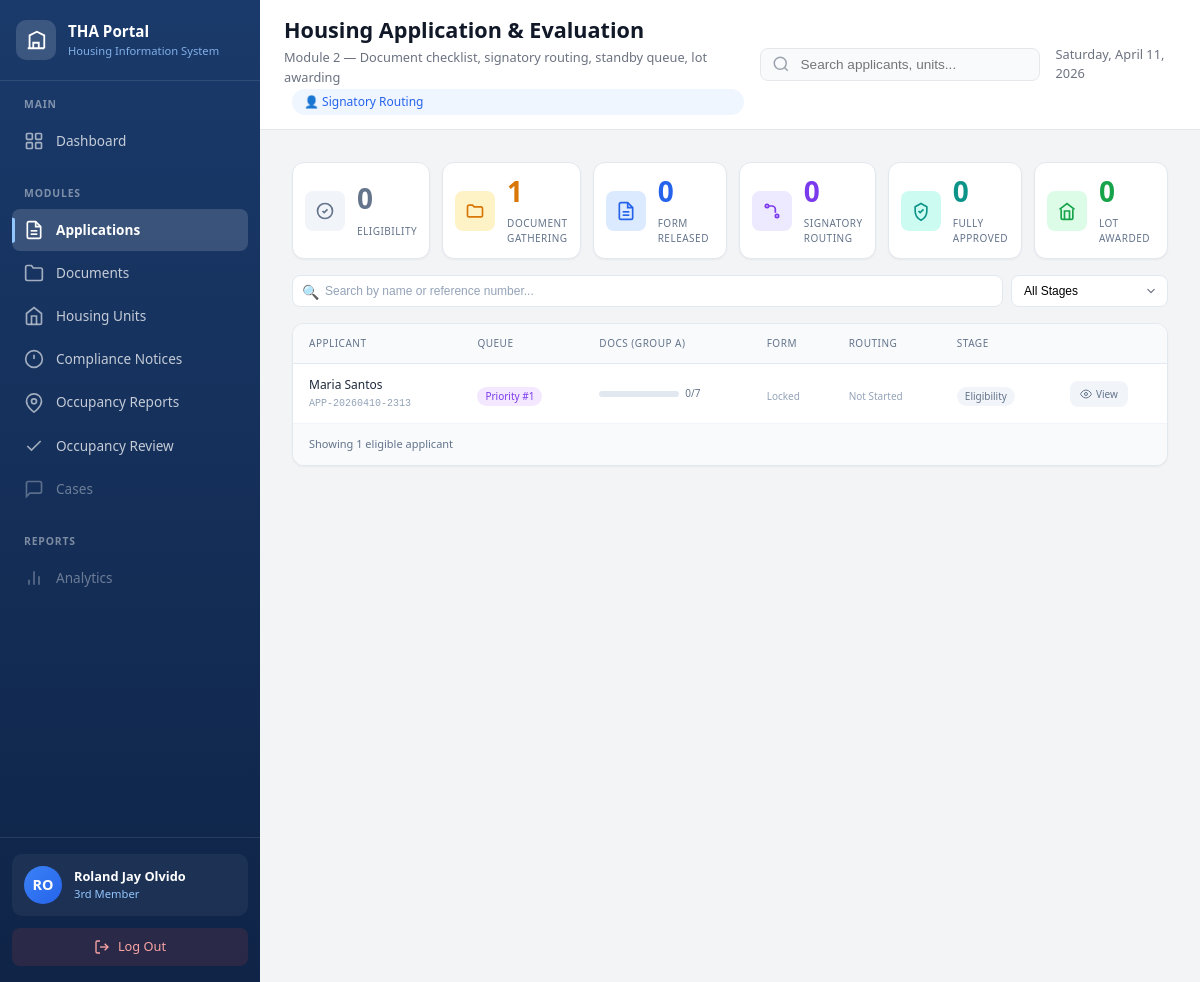
The app's page /applications/staff/ (signed in), older data.
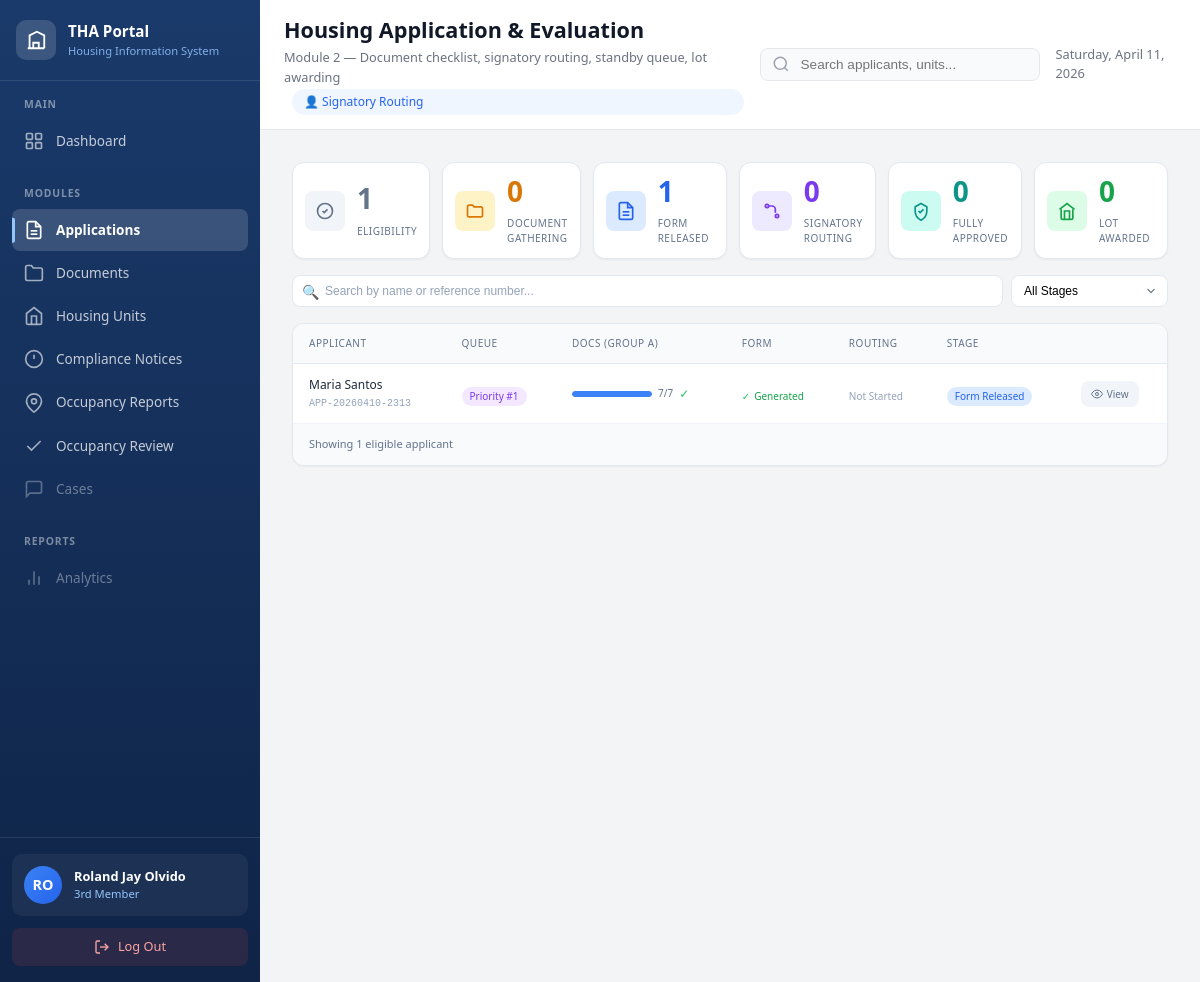
The same page, newer data.
### intake/models.py (models this page shows, shortened)
class Applicant(models.Model):
    CHANNEL_CHOICES = [
        ('landowner', 'Channel A - Landowner Submission'),
        ('danger_zone', 'Channel B - Danger Zone Walk-in'),
        ('walk_in', 'Channel C - Regular Walk-in'),
    ]
    STATUS_CHOICES = [
        ('pending', 'Pending Eligibility Check'),
        ('pending_cdrrmo', 'Pending CDRRMO Certification'),
        ('eligible', 'Eligible - In Queue'),
        ('disqualified', 'Disqualified'),
        ('requirements', 'Submitting Requirements'),
        ('application', 'Application In Progress'),
        ('standby', 'Fully Approved - Standby'),
        ('awarded', 'Lot Awarded'),
        ('blacklisted', 'Blacklisted'),
    ]
    id = models.UUIDField(primary_key=True, default=uuid.uuid4, editable=False)
    reference_number = models.CharField(max_length=20, unique=True, editable=False)
    full_name = models.CharField(max_length=255, verbose_name="Full Name")
    date_of_birth = models.DateField(null=True, blank=True)
    phone_number = models.CharField(max_length=20, blank=True, verbose_name="Contact Number")
    barangay = models.ForeignKey(
        Barangay,
        on_delete=models.PROTECT,
        related_name='applicants',
        verbose_name="Barangay of Origin"
    )
    current_address = models.TextField(verbose_name="Current Address/Location")
    years_residing = models.PositiveIntegerField(
        default=0,
        verbose_name="Years at Current Location"
    )
    monthly_income = models.DecimalField(
        max_digits=10,
        decimal_places=2,
        verbose_name="Monthly Household Income (₱)",
        validators=[MinValueValidator(0)]
    )
    household_size = models.PositiveIntegerField(
        default=1,
        verbose_name="Declared Household Size",
        help_text="Number of household members as declared during registration"
    )
    channel = models.CharField(max_length=20, choices=CHANNEL_CHOICES)
    status = models.CharField(max_length=20, choices=STATUS_CHOICES, default='pending')
    danger_zone_type = models.CharField(
        max_length=50,
        blank=True,
        verbose_name="Type of Danger Zone",
        help_text="flood_prone, landslide, storm_surge, river_bank, cliff_edge, coastal, other"
    )
    danger_zone_location = models.CharField(
        max_length=255,
        blank=True,
        verbose_name="Specific Danger Zone Location"
    )
    isf_record = models.OneToOneField(
        ISFRecord,
        on_delete=models.SET_NULL,
        null=True,
        blank=True,
        related_name='applicant_profile',
        help_text="Links to original ISF record if from landowner submission"
    )
    has_property_in_talisay = models.BooleanField(
        default=False,
        verbose_name="Owns Property in Talisay City"
    )
    disqualification_reason = models.TextField(blank=True)
    registered_by = models.ForeignKey(
        settings.AUTH_USER_MODEL,
        on_delete=models.SET_NULL,
        null=True,
        related_name='registered_applicants'
    )
    eligibility_checked_by = models.ForeignKey(
        settings.AUTH_USER_MODEL,
        on_delete=models.SET_NULL,
        null=True,
        blank=True,
        related_name='eligibility_checked_applicants'
    )
    doc_brgy_residency = models.BooleanField(default=False, verbose_name="Brgy. Certificate of Residency")
    doc_brgy_indigency = models.BooleanField(default=False, verbose_name="Brgy. Certificate of Indigency")
    doc_cedula = models.BooleanField(default=False, verbose_name="Cedula")
    doc_police_clearance = models.BooleanField(default=False, verbose_name="Police Clearance")
    doc_no_property = models.BooleanField(default=False, verbose_name="Certificate of No Property")
    doc_2x2_picture = models.BooleanField(default=False, verbose_name="2x2 Picture")
    doc_sketch_location = models.BooleanField(default=False, verbose_name="Sketch of House Location")
    registration_sms_sent = models.BooleanField(default=False, verbose_name="Registration SMS Sent")
    eligibility_sms_sent = models.BooleanField(default=False, verbose_name="Eligibility SMS Sent")
    created_at = models.DateTimeField(auto_now_add=True)
    updated_at = models.DateTimeField(auto_now=True)
    eligibility_checked_at = models.DateTimeField(null=True, blank=True)
    class Meta:
        ordering = ['created_at']
        verbose_name = "Applicant"
        verbose_name_plural = "Applicants"

### applications/views.py (the view, shortened to what this page needs)
# urls.py: path('staff/', views.applications_list, name='applications_list'),
@login_required
def applications_list(request):
    allowed_positions = ['fourth_member', 'third_member', 'second_member', 'fifth_member', 'oic', 'head']
    if request.user.position not in allowed_positions:
        messages.error(request, 'Access denied. Module 2 is for authorized staff only.')
        return redirect('accounts:dashboard')
    permissions = get_module2_permissions(request.user)
    applicants = Applicant.objects.filter(
        status__in=['eligible', 'requirements', 'application', 'standby', 'awarded']
    ).select_related('application').prefetch_related(
        'requirement_submissions',
        'requirement_submissions__requirement',
        Prefetch(
            'application__routing_steps',
            queryset=SignatoryRouting.objects.order_by('action_at')
        )
    ).order_by('-created_at')
    requirements = Requirement.objects.filter(is_active=True).order_by('group', 'order')
    group_a_requirements = requirements.filter(group='A')
    group_b_requirements = requirements.filter(group='B')
    stage_counts = {
        'eligibility': applicants.filter(
            Q(application__isnull=True) | Q(application__status='draft')
        ).filter(
            requirement_submissions__status='verified'
        ).distinct().count(),
        'document_gathering': applicants.filter(
            application__isnull=True
        ).count(),
        'form_released': applicants.filter(
            application__status__in=['draft', 'completed']
        ).count(),
        'signatory_routing': applicants.filter(
            application__status='routing'
        ).count(),
        'fully_approved': applicants.filter(
            application__status__in=['oic_signed', 'head_signed', 'standby']
        ).count(),
        'lot_awarded': applicants.filter(
            application__status='awarded'
        ).count(),
    }
    delayed_routings = SignatoryRouting.objects.filter(
        action_at__lt=timezone.now() - timezone.timedelta(days=3)
    ).exclude(
        application__routing_steps__step='signed_head'
    ).select_related('application', 'application__applicant')
    applicants_data = []
    for applicant in applicants:
        group_a_verified = applicant.requirement_submissions.filter(
            requirement__group='A',
            status='verified'
        ).count()
        can_generate_form = group_a_verified >= 7
        application = getattr(applicant, 'application', None)
        application_status = application.status if application else None
        if application and application.status == 'awarded':
            current_stage = 'Lot Awarded'
        elif application and application.status in ['head_signed', 'standby']:
            current_stage = 'Fully Approved'
        elif application and application.status in ['routing', 'oic_signed']:
            current_stage = 'Signatory Routing'
        elif application and application.status in ['draft', 'completed']:
            current_stage = 'Form Released'
        elif group_a_verified > 0:
            current_stage = 'Document Gathering'
        else:
            current_stage = 'Eligibility'
        routing_status = 'Not Started'
        latest_routing_step = None
        if application:
            latest_routing = application.routing_steps.last()
            if latest_routing:
                latest_routing_step = latest_routing.step
                if latest_routing.step == 'signed_head':
                    routing_status = 'Completed'
                else:
                    routing_status = 'In Progress'
        is_delayed = False
        delayed_at = None
        if application:
            for step in application.routing_steps.all():
                if step.is_delayed:
                    is_delayed = True
                    delayed_at = step.get_step_display()
                    break
        user_actions = []
        if permissions['can_verify_documents'] and not application:
            user_actions.append('verify_docs')
        if permissions['can_generate_form'] and can_generate_form and not application:
            user_actions.append('generate_form')
        if permissions['can_receive_routing'] and application and application.status == 'completed':
            user_actions.append('receive_routing')
        if permissions['can_forward_routing'] and application and latest_routing_step == 'received':
            user_actions.append('forward_to_oic')
        if permissions['can_sign_oic'] and application and latest_routing_step == 'forwarded_oic':
            user_actions.append('sign_oic')
        if permissions['can_forward_routing'] and application and latest_routing_step == 'signed_oic':
            user_actions.append('forward_to_head')
        if permissions['can_sign_head'] and application and latest_routing_step == 'forwarded_head':
            user_actions.append('sign_head')
        if permissions['can_award_lot'] and application and application.status in ['head_signed', 'standby']:
            user_actions.append('award_lot')
        if permissions['can_manage_electricity'] and application and application.status == 'awarded':
            user_actions.append('manage_electricity')
        applicants_data.append({
            'applicant': applicant,
            'application': application,
            'group_a_verified': group_a_verified,
            'can_generate_form': can_generate_form,
            'form_generated': application is not None,
            'current_stage': current_stage,
            'routing_status': routing_status,
            'latest_routing_step': latest_routing_step,
            'is_delayed': is_delayed,
            'delayed_at': delayed_at,
            'user_actions': user_actions,
        })
    filter_stage = request.GET.get('stage', 'all')
    search = request.GET.get('search', '')
    if search:
        applicants_data = [
            a for a in applicants_data
            if search.lower() in a['applicant'].full_name.lower() or
               search.lower() in a['applicant'].reference_number.lower()
        ]
    context = {
        'applicants_data': applicants_data,
        'stage_counts': stage_counts,
        'requirements': requirements,
        'group_a_requirements': group_a_requirements,
        'group_b_requirements': group_b_requirements,
        'delayed_routings': delayed_routings,
        'filter_stage': filter_stage,
        'search': search,
        'total_eligible': applicants.count(),
        'permissions': permissions,
        'user_position': request.user.position,
    }
    return render(request, 'applications/applications_list.html', context)

### templates/applications/applications_list.html (shortened to what the changed rows need)
{% extends 'staff_base.html' %}
{% load static %}
{% block page_title %}Housing Application & Evaluation{% endblock %}
{% block content %}
<div class="stages-grid">
    <div class="stage-card eligibility {% if filter_stage == 'eligibility' %}active{% endif %}"
         onclick="filterByStage('eligibility')">
        <div class="stage-meta">
            <div class="stage-count">{{ stage_counts.eligibility|default:0 }}</div>
            <div class="stage-title">Eligibility</div>
        </div>
    </div>
    <div class="stage-card document-gathering {% if filter_stage == 'document_gathering' %}active{% endif %}"
         onclick="filterByStage('document_gathering')">
        <div class="stage-meta">
            <div class="stage-count">{{ stage_counts.document_gathering|default:0 }}</div>
            <div class="stage-title">Document Gathering</div>
        </div>
    </div>
    <div class="stage-card form-released {% if filter_stage == 'form_released' %}active{% endif %}"
         onclick="filterByStage('form_released')">
        <div class="stage-meta">
            <div class="stage-count">{{ stage_counts.form_released|default:0 }}</div>
            <div class="stage-title">Form Released</div>
        </div>
    </div>
</div>
<div class="applications-table-container">
    {% if applicants_data %}
    <div style="overflow-x: auto;">
    <table class="applications-table">
        <thead>
            <tr>
                <th>Applicant</th>
                <th>Queue</th>
                <th>Docs (Group A)</th>
                <th>Form</th>
                <th>Routing</th>
                <th>Stage</th>
                <th></th>
            </tr>
        </thead>
        <tbody>
            {% for data in applicants_data %}
            <tr data-applicant-id="{{ data.applicant.id }}">
                <td>
                    <div class="applicant-cell">
                        <span class="applicant-name">{{ data.applicant.full_name }}</span>
                        <span class="applicant-ref">{{ data.applicant.reference_number }}</span>
                    </div>
                </td>
                <td>
                    {% if data.applicant.channel == 'landowner' or data.applicant.channel == 'danger_zone' %}
                    <span class="queue-badge priority">Priority #{{ forloop.counter }}</span>
                    {% else %}
                    <span class="queue-badge walkin">Walk-in #{{ forloop.counter }}</span>
                    {% endif %}
                </td>
                <td>
                    <div class="doc-progress">
                        <div class="doc-progress-bar">
                            <div class="doc-progress-fill" style="width: {% widthratio data.group_a_verified 7 100 %}%"></div>
                        </div>
                        <span class="doc-progress-text">{{ data.group_a_verified }}/7</span>
                        {% if data.group_a_verified >= 7 %}
                        <span class="doc-complete-check">✓</span>
                        {% endif %}
                    </div>
                </td>
                <td>
                    {% if data.form_generated %}
                    <span class="form-status generated"><span class="check-icon">✓</span> Generated</span>
                    {% elif data.can_generate_form %}
                    <span class="form-status can-generate">Ready to generate</span>
                    {% else %}
                    <span class="form-status pending">Locked</span>
                    {% endif %}
                </td>
                <td>
                    {% if data.routing_status == 'Completed' %}
                    <span class="routing-status completed">Completed</span>
                    {% elif data.routing_status == 'In Progress' %}
                    <span class="routing-status in-progress">In Progress</span>
                    {% else %}
                    <span class="routing-status not-started">Not Started</span>
                    {% endif %}
                </td>
                <td>
                    {% with stage_slug=data.current_stage|lower|slugify %}
                    <span class="stage-badge {{ stage_slug }}">{{ data.current_stage }}</span>
                    {% endwith %}
                </td>
                <td>
                    <div style="display: flex; gap: 0.25rem; flex-wrap: wrap;">
                        <button class="action-btn" onclick="openApplicationModal('{{ data.applicant.id }}', '{{ data.applicant.full_name }}', '{{ data.applicant.reference_number }}', {{ data.group_a_verified }}, '{{ data.current_stage }}', '{{ data.application.id|default:"" }}')">
                            <svg class="eye-icon" viewBox="0 0 24 24" fill="none" stroke="currentColor" stroke-width="2">
                                <path d="M1 12s4-8 11-8 11 8 11 8-4 8-11 8-11-8-11-8z"/>
                                <circle cx="12" cy="12" r="3"/>
                            </svg>
                            View
                        </button>
                    </div>
                </td>
            </tr>
            {% endfor %}
        </tbody>
    </table>
    </div>
    {% endif %}
</div>
{% endblock %}

Row changes from the older to the newer data that the page shows:
changed Applicant "Maria Santos": group_a_verified "0" → "7"; current_stage "Eligibility" → "Form Released"; text "Locked" → "✓ ✓ Generated"
Text that changed along with them:
{{ stage_counts.eligibility|default:0 }}: "0" → "1"
{{ stage_counts.document_gathering|default:0 }}: "1" → "0"
{{ stage_counts.form_released|default:0 }}: "0" → "1"
